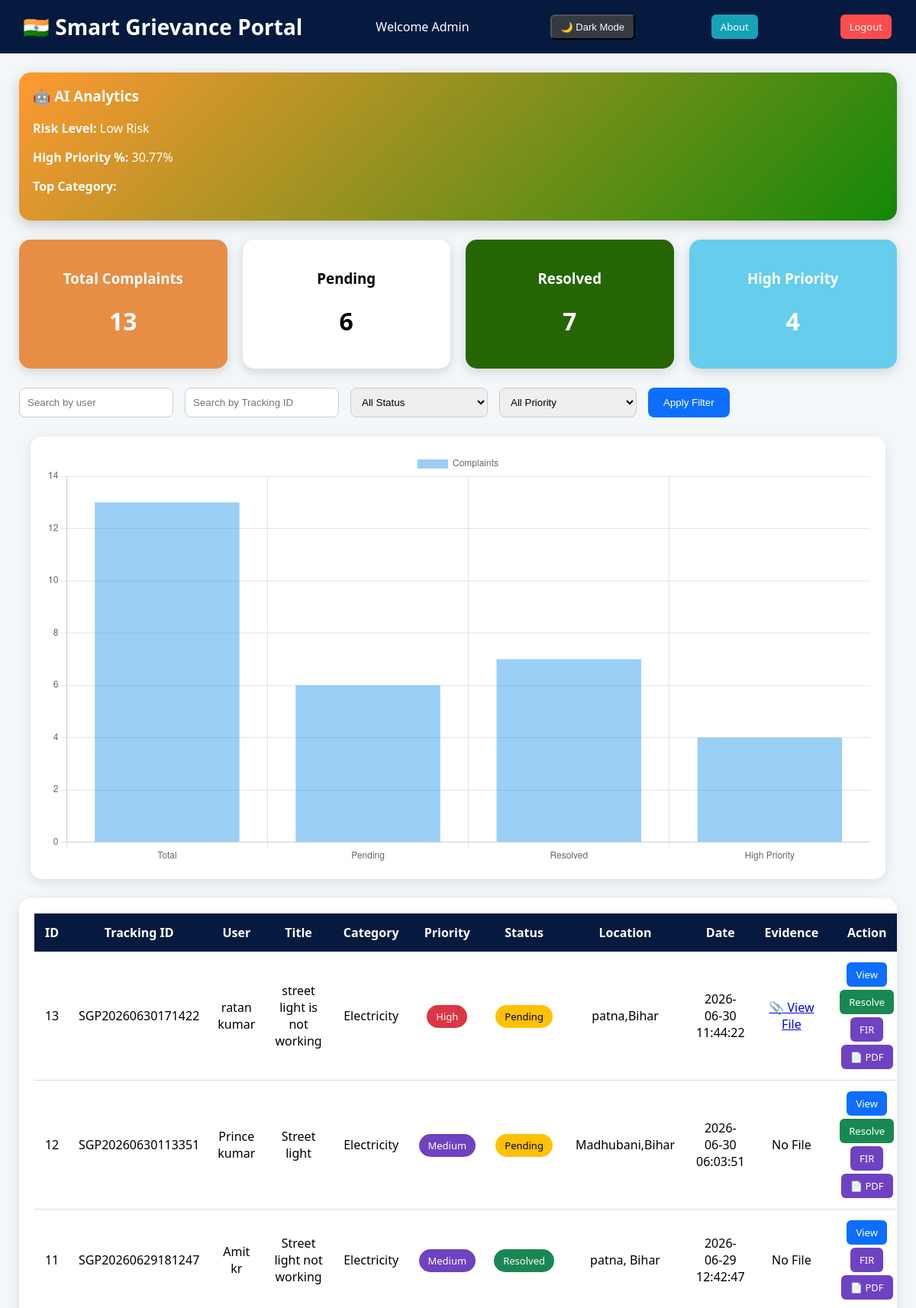
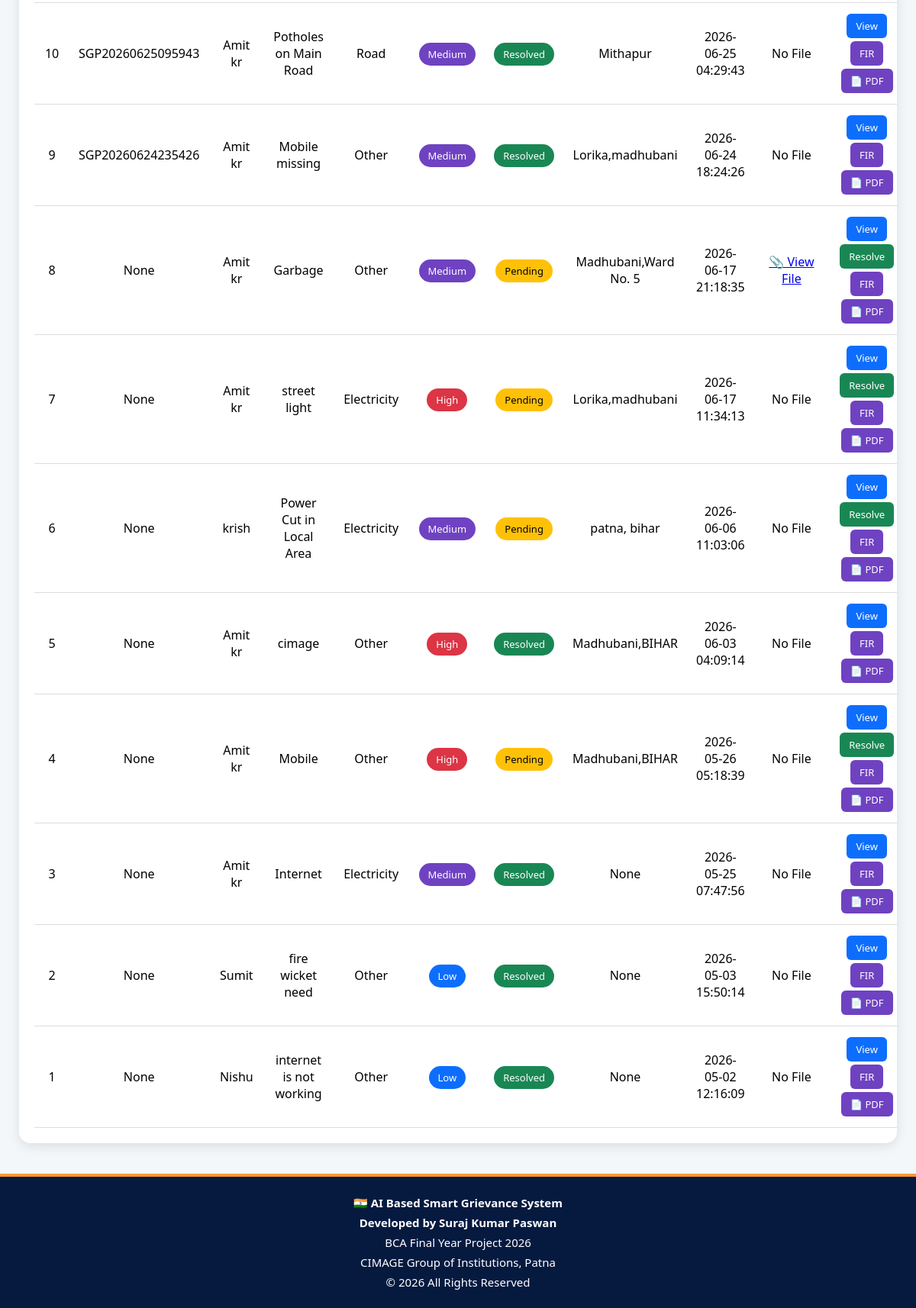
/admin (signed in), run on the app's committed database (2 pictures, top to bottom).
### tables this page shows
CREATE TABLE complaints (
            id INTEGER PRIMARY KEY AUTOINCREMENT,
            user_name TEXT NOT NULL,
            title TEXT NOT NULL,
            description TEXT NOT NULL,
            category TEXT NOT NULL,
            priority TEXT DEFAULT 'Medium',
            status TEXT DEFAULT 'Pending',
            ai_score INTEGER DEFAULT 0,
            created_at TEXT DEFAULT CURRENT_TIMESTAMP
        , location TEXT, evidence TEXT, reply TEXT, tracking_id TEXT);

### app.py (the view)
@app.route("/admin")
def admin():
    if "user" not in session or session["role"] != "admin":
        return redirect(url_for("login"))
    search = request.args.get("search", "")
    priority = request.args.get("priority", "")
    status = request.args.get("status", "")
    query = "SELECT * FROM complaints WHERE 1=1"
    values = []
    if search:
        query += " AND user_name LIKE ?"
        values.append(f"%{search}%")
    if priority:
        query += " AND priority=?"
        values.append(priority)
    if status:
        query += " AND status=?"
        values.append(status)
    query += " ORDER BY created_at DESC"
    with get_db_connection() as conn:
        complaints = conn.execute(
            query,
            values
        ).fetchall()
        total = conn.execute("""
        SELECT COUNT(*) FROM complaints
        """).fetchone()[0]
        pending = conn.execute("""
        SELECT COUNT(*) FROM complaints
        WHERE status='Pending'
        """).fetchone()[0]
        resolved = conn.execute("""
        SELECT COUNT(*) FROM complaints
        WHERE status='Resolved'
        """).fetchone()[0]
        high_priority = conn.execute("""
        SELECT COUNT(*) FROM complaints
        WHERE priority='High'
        """).fetchone()[0]
    high_percent = round(
        (high_priority / total) * 100,
        2
    ) if total else 0
    risk_level = (
        "High Risk"
        if high_percent > 40
        else "Low Risk"
    )
    return render_template(
        "admin.html",
        complaints=complaints,
        total=total,
        pending=pending,
        resolved=resolved,
        high_priority=high_priority,
        high_percent=high_percent,
        risk_level=risk_level
    )

### app.py (called while the page is built)
def get_db_connection():
    conn = sqlite3.connect(DATABASE)
    conn.row_factory = sqlite3.Row
    return conn

### templates/admin.html (shortened to what this page needs)
<!DOCTYPE html>
<html>
<head>
</head>
<body>
<div class="navbar">
<h2>🇮🇳 Smart Grievance Portal</h2>
Welcome Admin
<button id="darkModeBtn" class="btn" style="background:#343a40; margin-left:10px;">
🌙 Dark Mode
</button>
<a href="{{ url_for('about') }}"
class="btn"
style="background:#17a2b8; margin-right:10px;">
About
</a>
<a href="{{ url_for('logout') }}" class="btn logout">
Logout
</a>
</div>
<div class="ai-card">
<h3>🤖 AI Analytics</h3>
<p><b>Risk Level:</b> {{ risk_level }}</p>
<p><b>High Priority %:</b> {{ high_percent }}%</p>
<p><b>Top Category:</b> {{ most_category }}</p>
</div>
<div class="cards">
<div class="card total">
<h3>Total Complaints</h3>
<h1>{{ total }}</h1>
</div>
<div class="card pending">
<h3>Pending</h3>
<h1>{{ pending }}</h1>
</div>
<div class="card resolved">
<h3>Resolved</h3>
<h1>{{ resolved }}</h1>
</div>
<div class="card high">
<h3>High Priority</h3>
<h1>{{ high_priority }}</h1>
</div>
</div>
<form method="GET" class="filters">
<input
type="text"
name="search"
placeholder="Search by user"
value="{{ request.args.get('search','') }}">
<input
type="text"
name="tracking_id"
placeholder="Search by Tracking ID"
value="{{ request.args.get('tracking_id','') }}">
<select name="status">
<option value="">All Status</option>
</select>
<select name="priority">
<option value="">All Priority</option>
</select>
<button type="submit" class="apply-btn">
Apply Filter
</button>
</form>
<div class="chart-box">
<canvas id="chart"></canvas>
</div>
<div class="table-box">
<table>
<thead>
<tr>
<th>ID</th>
<th>Tracking ID</th>
<th>User</th>
<th>Title</th>
<th>Category</th>
<th>Priority</th>
<th>Status</th>
<th>Location</th>
<th>Date</th>
<th>Evidence</th>
<th>Action</th>
</tr>
</thead>
<tbody>
{% for c in complaints %}
<tr>
<td>{{ c.id }}</td>
<td>{{ c.tracking_id }}</td>
<td>{{ c.user_name }}</td>
<td>{{ c.title }}</td>
<td>{{ c.category }}</td>
<td>
{% if c.priority == "High" %}
<span class="badge high-priority">
{{ c.priority }}
</span>
{% elif c.priority == "Medium" %}
<span class="badge medium">
{{ c.priority }}
</span>
{% else %}
<span class="badge low">
{{ c.priority }}
</span>
{% endif %}
</td>
<td>
{% if c.status == "Pending" %}
<span class="badge pending-status">
Pending
</span>
{% else %}
<span class="badge resolved-status">
Resolved
</span>
{% endif %}
</td>
<td>{{ c.location }}</td>
<td>{{ c.created_at }}</td>
<td>
{% if c.evidence %}
<a href="{{ url_for('static', filename='uploads/' + c.evidence) }}"
target="_blank">
📎 View File
</a>
{% else %}
No File
{% endif %}
</td>
<td>
<a href="{{ url_for('view_complaint', id=c.id) }}" class="btn view">
View
</a>
{% if c.status == "Pending" %}
<a href="{{ url_for('update_status', id=c.id, status='Resolved') }}"
class="btn resolve">
Resolve
</a>
{% endif %}
<a href="{{ url_for('generate_fir', id=c.id) }}"
class="btn fir">
FIR
</a>
<a href="{{ url_for('download_fir', id=c.id) }}"
class="btn fir">
📄 PDF
</a>
</td>
{% endfor %}
</tbody>
</table>
</div>
<script>
const ctx =
document.getElementById("chart");
new Chart(ctx, {
type:"bar",
data:{
labels:[
"Total",
"Pending",
"Resolved",
"High Priority"
],
datasets:[{
label:"Complaints",
data:[
{{ total }},
{{ pending }},
{{ resolved }},
{{ high_priority }}
]
}]
},
options:{
responsive:true
}
});
</script>
<footer>
<p><strong>🇮🇳 AI Based Smart Grievance System</strong></p>
<p><strong>Developed by Suraj Kumar Paswan</strong></p>
<p>BCA Final Year Project 2026</p>
<p>CIMAGE Group of Institutions, Patna</p>
<p>© 2026 All Rights Reserved</p>
</footer>
</body>
</html>

### templates/admin.html (style rules this page uses)
body { margin:0; font-family:Segoe UI; background:#f4f7fa; overflow-x:hidden; }
.navbar { background:#061a40; color:white; padding:16px 30px; display:flex; justify-content:space-between; align-items:center; }
.navbar h2 { margin:0; font-size:28px; }
.logout { background:#ff4d4d; padding:10px 18px; color:white; border-radius:8px; text-decoration:none; }
body::before { content:""; position:fixed; top:50%; left:50%; width:800px; height:800px; background:url("https://upload.wikimedia.org/wikipedia/commons/1/17/Ashoka_Chakra.svg") no-repeat center; background-size:contain; opacity:0.05; transform:translate(-50%,-50%); animation:rotate 60s linear infinite; z-index:-1; }
.ai-card { margin:25px; padding:18px; border-radius:15px; color:white; background:linear-gradient( 135deg, #ff9933, #138808 ); box-shadow:0 5px 18px rgba(0,0,0,0.2); }
.ai-card h3 { margin-top:0; }
.cards { display:flex; gap:20px; flex-wrap:wrap; margin:25px; }
.card { flex:1; min-width:200px; padding:20px; border-radius:15px; color:white; text-align:center; box-shadow:0 4px 15px rgba(0,0,0,0.15); }
.total { background:#e68e46; }
.pending { background:#ffffff; color:black; }
.resolved { background:#266504; }
.high { background:#66cdec; }
.filters { margin:25px; display:flex; gap:15px; flex-wrap:wrap; }
.filters input, .filters select { padding:10px; border-radius:8px; border:1px solid #ccc; min-width:180px; }
.apply-btn { background:#0d6efd; color:white; border:none; border-radius:8px; padding:10px 20px; cursor:pointer; }
.chart-box { width:90%; margin:auto; background:white; padding:20px; border-radius:15px; box-shadow:0 4px 15px rgba(0,0,0,0.1); }
.table-box { margin:25px; background:white; padding:20px; border-radius:15px; overflow-x:auto; box-shadow:0 4px 15px rgba(0,0,0,0.1); }
table { width:100%; border-collapse:collapse; }
th { background:#061a40; color:white; padding:14px; }
td { padding:12px; text-align:center; border-bottom:1px solid #ddd; }
.badge { padding:6px 12px; border-radius:20px; color:white; font-size:13px; }
.low { background:#0d6efd; }
.medium { background:#6f42c1; }
.high-priority { background:#dc3545; }
.pending-status { background:#ffc107; color:black; }
.resolved-status { background:#198754; }
.btn { padding:7px 12px; border-radius:6px; color:white; text-decoration:none; font-size:13px; display:inline-block; margin:2px; }
.view { background:#0d6efd; }
.resolve { background:#198754; }
.fir { background:#6f42c1; }
footer { margin-top:40px; background:#061a40; color:white; text-align:center; padding:18px; font-size:15px; border-top:4px solid #ff9933; }
footer p { margin:6px 0; }

### data on the page
complaints: id "13", tracking_id "SGP20260630171422", user_name "ratan kumar", title "street light is not working", category "Electricity", priority "High", status "Pending", location "patna,Bihar", created_at "2026-06-30 11:44:22"
complaints: id "12", tracking_id "SGP20260630113351", user_name "Prince kumar", title "Street light", category "Electricity", priority "Medium", status "Pending", location "Madhubani,Bihar", created_at "2026-06-30 06:03:51", evidence "No File"
complaints: id "11", tracking_id "SGP20260629181247", user_name "Amit kr", title "Street light not working", category "Electricity", priority "Medium", status "Resolved", location "patna, Bihar", created_at "2026-06-29 12:42:47", evidence "No File"
complaints: id "10", tracking_id "SGP20260625095943", user_name "Amit kr", title "Potholes on Main Road", category "Road", priority "Medium", status "Resolved", location "Mithapur", created_at "2026-06-25 04:29:43", evidence "No File"
complaints: id "9", tracking_id "SGP20260624235426", user_name "Amit kr", title "Mobile missing", category "Other", priority "Medium", status "Resolved", location "Lorika,madhubani", created_at "2026-06-24 18:24:26", evidence "No File"
complaints: id "8", tracking_id "None", user_name "Amit kr", title "Garbage", category "Other", priority "Medium", status "Pending", location "Madhubani,Ward No. 5", created_at "2026-06-17 21:18:35"
complaints: id "7", tracking_id "None", user_name "Amit kr", title "street light", category "Electricity", priority "High", status "Pending", location "Lorika,madhubani", created_at "2026-06-17 11:34:13", shows "No File"
complaints: id "6", tracking_id "None", user_name "krish", title "Power Cut in Local Area", category "Electricity", priority "Medium", status "Pending", location "patna, bihar", created_at "2026-06-06 11:03:06", shows "No File"
complaints: id "5", tracking_id "None", user_name "Amit kr", title "cimage", category "Other", priority "High", status "Resolved", location "Madhubani,BIHAR", created_at "2026-06-03 04:09:14", shows "No File"
complaints: id "4", tracking_id "None", user_name "Amit kr", title "Mobile", category "Other", priority "High", status "Pending", location "Madhubani,BIHAR", created_at "2026-05-26 05:18:39", shows "No File"
complaints: id "3", tracking_id "None", user_name "Amit kr", title "Internet", category "Electricity", priority "Medium", status "Resolved", location "None", created_at "2026-05-25 07:47:56", shows "No File"
complaints: id "2", tracking_id "None", user_name "Sumit", title "fire wicket need", category "Other", priority "Low", status "Resolved", location "None", created_at "2026-05-03 15:50:14", shows "No File"
complaints: id "1", tracking_id "None", user_name "Nishu", title "internet is not working", category "Other", priority "Low", status "Resolved", location "None", created_at "2026-05-02 12:16:09", shows "No File"

### other printed values
{{ risk_level }} "Low Risk"
{{ high_percent }} "30.77"
{{ total }} "13"
{{ pending }} "6"
{{ resolved }} "7"
{{ high_priority }} "4"
chart data {{ total }} 13
chart data {{ pending }} 6
chart data {{ resolved }} 7
chart data {{ high_priority }} 4
